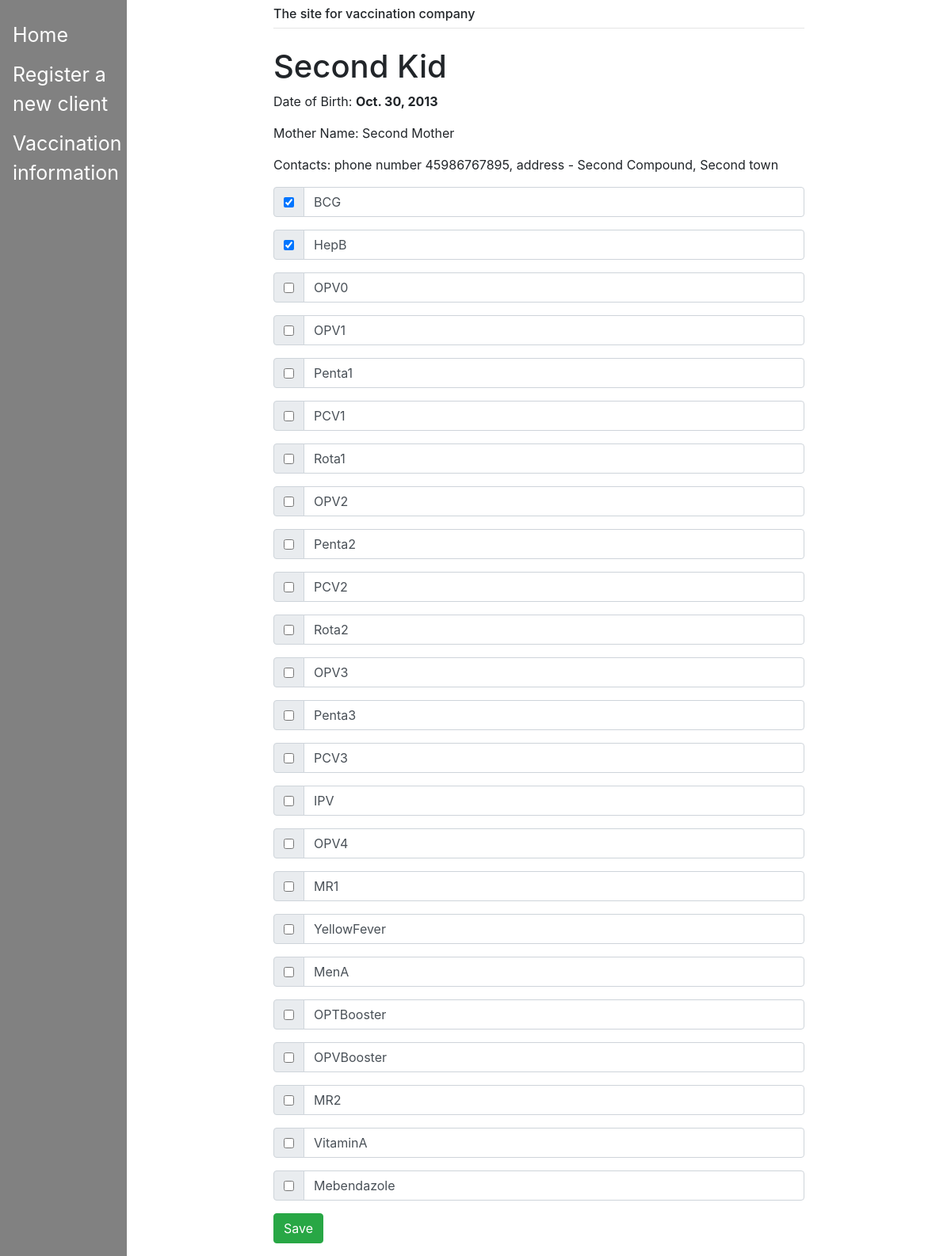
Page /kids/2 on the committed database.
### appvac/models.py (models this page shows, shortened)
class Client(models.Model):
    GENDER = (
        ("M", "Male"),
        ('F', "Female"),
    )
    name = models.CharField(max_length=300)
    birth_date = models.DateField()
    gender = models.CharField(max_length=1, choices=GENDER)
    mother_name = models.CharField(max_length=300)
    phone = models.IntegerField(help_text="+7(999)999-99-99")
    town = models.CharField(max_length=300)
    compound = models.CharField(max_length=300)

class Vaccine(models.Model):
    client = models.ForeignKey(Client, on_delete=models.CASCADE)
    text = models.CharField(max_length=200)
    complete = models.BooleanField()

### appvac/views.py (the view, shortened to what this page needs)
# urls.py: path("kids/<int:id>", views.index, name='index'),
def index(response, id):
    ls = Client.objects.get(id=id)
    return render(response, "appvac/client.html", {"ls": ls})

### appvac/templates/appvac/client.html (shortened to what this page needs)
{% extends "appvac/base.html" %}
{% load crispy_forms_tags %}
{% block content %}
    <h1>{{ls.name}}</h1>
        <div>
            <p>Date of Birth: <b>{{ls.birth_date}}</b></p>
            <p>Mother Name: {{ls.mother_name}}</p>
            <p>Contacts: phone number {{ls.phone}}, address - {{ls.compound}}, {{ls.town}}</p>
        </div>
    <form method="post" action="#" class="form-group">
            {% for vaccine in ls.vaccine_set.all %}
            <div class="input-group mb-3">
                <div class="input-group-prepend">
                    <div class="input-group-text">
                    {% if vaccine.complete == True %}
                        <input type="checkbox" value="clicked" name="{{vaccine.text}}" checked>
                    {% else %}
                        <input type="checkbox" value="clicked" name="{{vaccine.text}}">
                    {% endif %}
                    </div>
                </div>
                <input type="text" value="{{vaccine.text}}" class="form-control">
            </div>
            {% endfor %}
        <button type="submit" name="save" value="save" class="btn btn-success">Save</button>
    </form>
{% endblock %}

### rows in the picture
Client: name "Second Kid", birth_date "Oct. 30, 2013", mother_name "Second Mother", phone "45986767895", compound "Second Compound", town "Second town"
Vaccine: text "BCG"
Vaccine: text "HepB"
Vaccine: text "OPV0"
Vaccine: text "OPV1"
Vaccine: text "Penta1"
Vaccine: text "PCV1"
Vaccine: text "Rota1"
Vaccine: text "OPV2"
Vaccine: text "Penta2"
Vaccine: text "PCV2"
Vaccine: text "Rota2"
Vaccine: text "OPV3"
Vaccine: text "Penta3"
Vaccine: text "PCV3"
Vaccine: text "IPV"
Vaccine: text "OPV4"
Vaccine: text "MR1"
Vaccine: text "YellowFever"
Vaccine: text "MenA"
Vaccine: text "OPTBooster"
Vaccine: text "OPVBooster"
Vaccine: text "MR2"
Vaccine: text "VitaminA"
Vaccine: text "Mebendazole"
